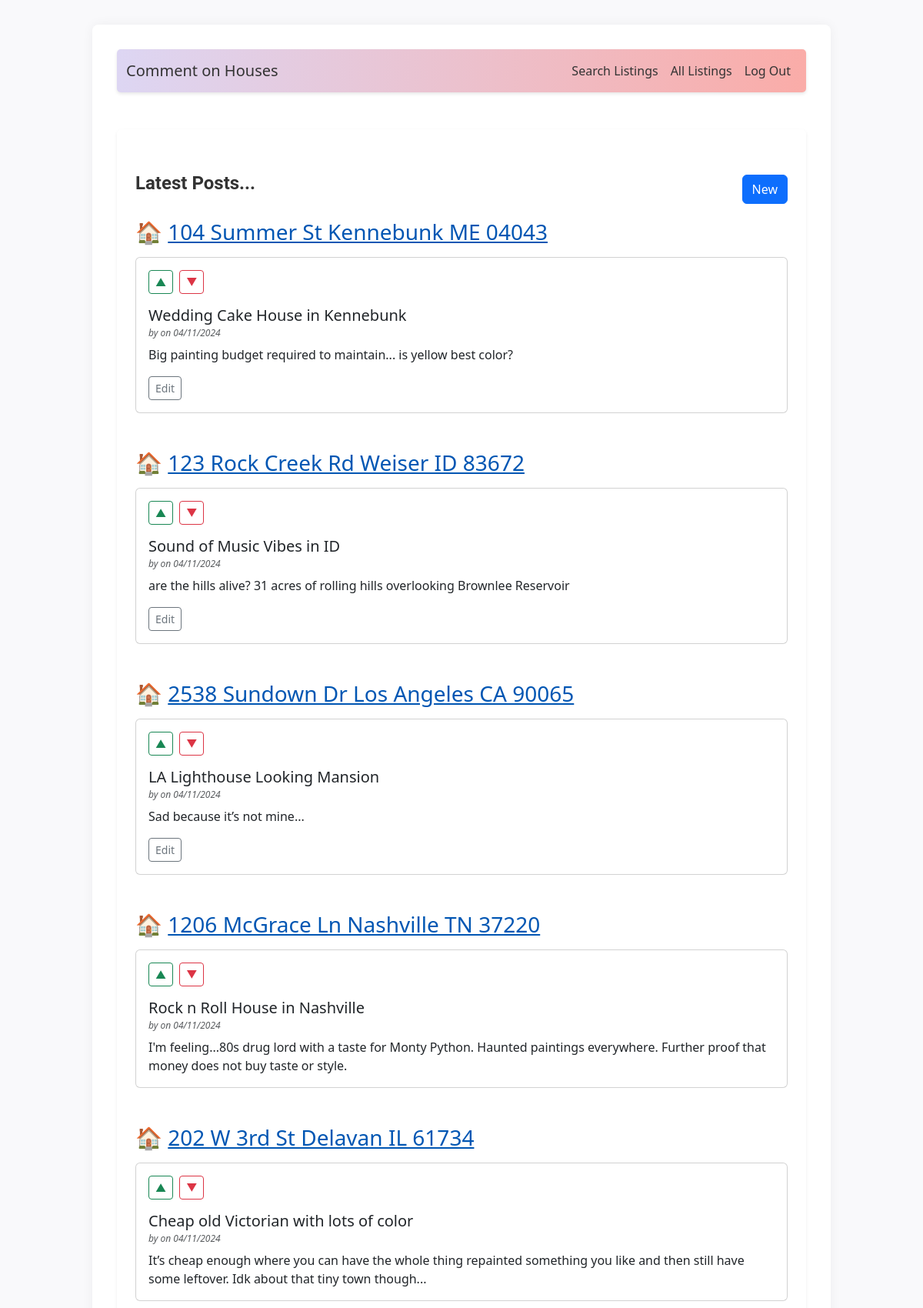
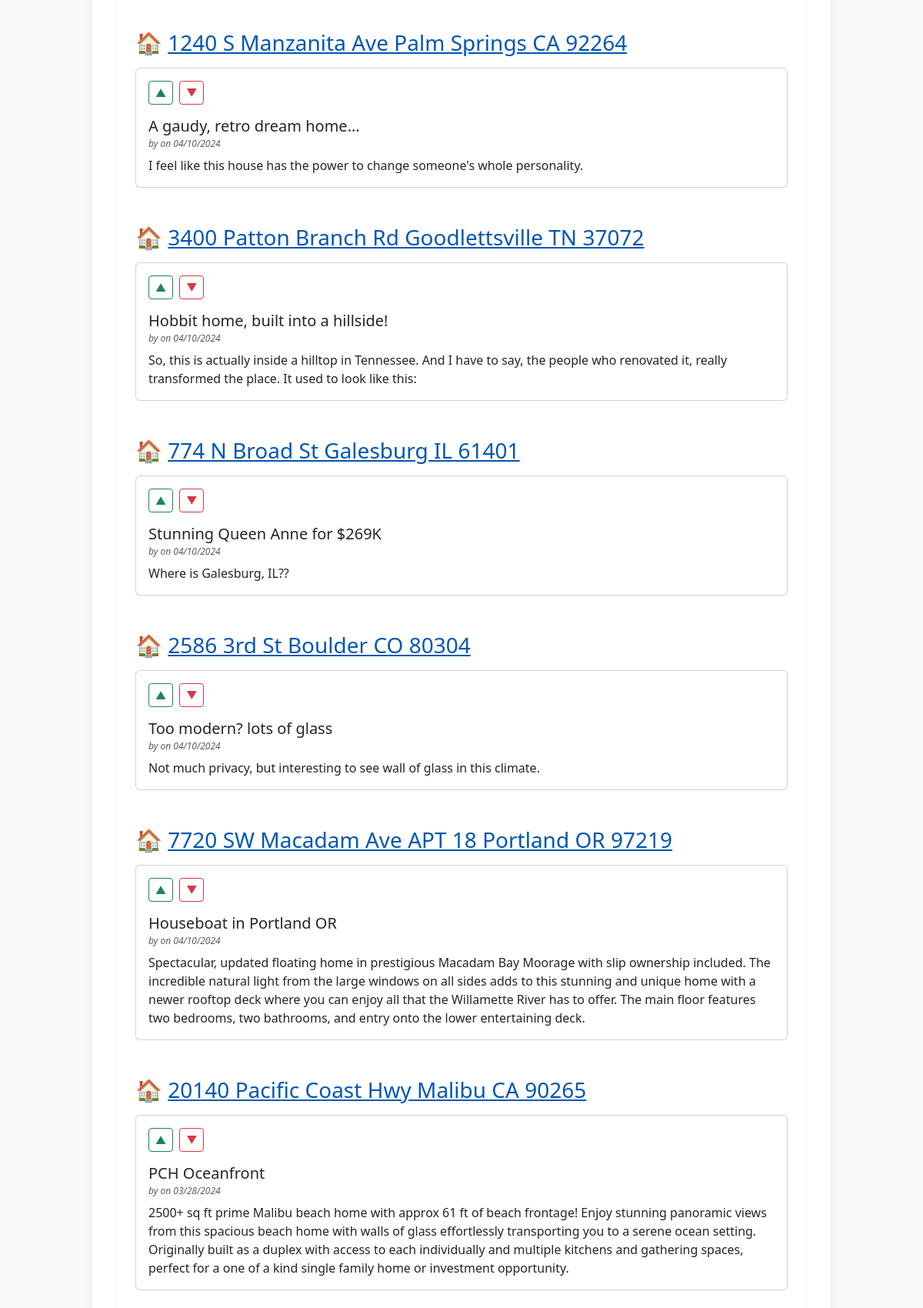
/search/results (signed in, upper part), run on the app's committed database (2 pictures, top to bottom).
### tables this page shows
CREATE TABLE post (
  id INTEGER PRIMARY KEY AUTOINCREMENT,
  author_id INTEGER NOT NULL,
  created TIMESTAMP NOT NULL DEFAULT CURRENT_TIMESTAMP,
  title TEXT NOT NULL,
  body TEXT NOT NULL,
  listing TEXT,
  state TEXT,
  FOREIGN KEY (author_id) REFERENCES user (id)
);

### flaskr/blog.py (the view, shortened to what this page needs)
@bp.route('/search/results', methods=['GET'])
def search_results():
    search_type = request.args.get('search_type')
    db = get_db()
    if search_type == 'state':
        state = request.args.get('state')
        query = 'SELECT * FROM post WHERE state = ? ORDER BY created DESC'
        params = (state,)
    else:
        query = 'SELECT * FROM post ORDER BY created DESC'
        params = ()
    posts = [dict(row) for row in db.execute(query, params).fetchall()]
    for post in posts:
        if post['listing']:
            parsed_address, state = parse_address_from_listing(post['listing'])
            post['parsed_address'] = parsed_address
            post['state'] = state
    grouped_posts = {k: list(v) for k, v in groupby(posts, key=itemgetter('parsed_address'))}
    return render_template('blog/index.html', grouped_posts=grouped_posts)

### flaskr/auth.py (called while the page is built)
@bp.before_app_request
def load_logged_in_user():
    user_id = session.get('user_id')
    if user_id is None:
        g.user = None
    else:
        g.user = get_db().execute(
            'SELECT * FROM user WHERE id = ?', (user_id,)
        ).fetchone()

### flaskr/blog.py (called while the page is built)
def parse_address_from_listing(listing_url):
    house_emoji = '\U0001F3E0'
    parts = listing_url.split('/')
    address_part = parts[4]
    address = address_part.replace('-', ' ')
    state = address[-8:-6]
    formatted_address = f"{house_emoji} <a href='{listing_url}' target='_blank'>{address}</a>"
    return formatted_address, state

### flaskr/db.py (called while the page is built)
def get_db():
    if 'db' not in g:
        g.db = sqlite3.connect(
            current_app.config['DATABASE'],
            detect_types=sqlite3.PARSE_DECLTYPES
        )
        g.db.row_factory = sqlite3.Row
    return g.db

### flaskr/templates/blog/index.html (shortened to what this page needs)
{% extends 'base.html' %}
{% block header %}
<div class="container mt-4">
  <div class="d-flex justify-content-between align-items-center">
    <h1 class="fw-bold">{% block title %}Latest Posts...{% endblock %}</h1>
    {% if g.user %}
      <a class="btn btn-primary" href="{{ url_for('blog.create') }}">New</a>
    {% endif %}
  </div>
</div>
{% endblock %}
{% block content %}
<div class="container mt-3">
  {% for listing, posts in grouped_posts.items() %}
    <section class="mb-5">
      <h2 class="mb-3">{{ posts[0].parsed_address|safe }}</h2>
      {% for post in posts %}
        <div class="card mb-3">
          <div class="card-body">
            <div class="d-flex align-items-center mb-3">
              <form action="{{ url_for('blog.vote') }}" method="post" class="me-2">
                <button type="submit" name="vote_type" value="1" class="btn btn-outline-success btn-sm">&#x25B2; </button>
              </form>
              <form action="{{ url_for('blog.vote') }}" method="post" class="me-2">
                <button type="submit" name="vote_type" value="-1" class="btn btn-outline-danger btn-sm">&#x25BC; </button>
              </form>
            </div>
            <h3 class="card-title smaller-size">{{ post['title'] }}</h3>
            <h6 class="card-subtitle mb-2 text-muted h6-reduce">
              <em>by {{ post['username'] }} on {{ post['created'].strftime('%m/%d/%Y') }}</em>
            </h6>
            <p class="card-text">{{ post['body'] }}</p>
            {% if g.user['id'] == post['author_id'] %}
              <a class="btn btn-outline-secondary btn-sm" href="{{ url_for('blog.update', id=post['id']) }}">Edit</a>
            {% endif %}
          </div>
        </div>
      {% endfor %}
    </section>
  {% endfor %}
</div>
{% endblock %}

### flaskr/static/style.css (style rules this page uses)
html { font-family: "Roboto", sans-serif; background: #f9f9fb; color: #424242; line-height: 1.6; }
body { max-width: 80vw; margin: 2rem auto; background: #fff; padding: 2rem; box-shadow: 0 0 15px rgba(0, 0, 0, 0.05); border-radius: 8px; }
h1 { font-family: 'Roboto'; color: #333; font-size: 1.5rem; margin: 1rem 0; margin-top: 0; align-self: center; font-weight: bold; }
h2 { font: 'Roboto'; font-size: 1.75rem; }
.smaller-size { font-size: 1.25rem; }
.h6-reduce { font-size: .75rem; }
a { color: #0056b3; text-decoration: underline; }

### data on the page
post: title "Wedding Cake House in Kennebunk", created "04/11/2024", body "Big painting budget required to maintain... is yellow best color?"
post: title "Sound of Music Vibes in ID", created "04/11/2024", body "are the hills alive? 31 acres of rolling hills overlooking Brownlee Reservoir"
post: title "LA Lighthouse Looking Mansion", created "04/11/2024", body "Sad because it’s not mine..."
post: title "Rock n Roll House in Nashville", created "04/11/2024", body "I'm feeling...80s drug lord with a taste for Monty Python. Haunted paintings everywhere. Further proof that money does not buy taste or style."
post: title "Cheap old Victorian with lots of color", created "04/11/2024", body "It’s cheap enough where you can have the whole thing repainted something you like and then still have some leftover. Idk about that tiny town though..."
post: title "A gaudy, retro dream home...", created "04/10/2024", body "I feel like this house has the power to change someone's whole personality."
post: title "Hobbit home, built into a hillside!", created "04/10/2024", body "So, this is actually inside a hilltop in Tennessee. And I have to say, the people who renovated it, really transformed the place. It used to look like this:"
post: title "Stunning Queen Anne for $269K", created "04/10/2024", body "Where is Galesburg, IL??"
post: title "Too modern? lots of glass", created "04/10/2024", body "Not much privacy, but interesting to see wall of glass in this climate."
post: title "Houseboat in Portland OR", created "04/10/2024", body "Spectacular, updated floating home in prestigious Macadam Bay Moorage with slip ownership included. The incredible natural light from the large windows on all sides adds to this stunning and unique home with a newer rooftop deck where you can enjoy all that the Willamette River has to offer. The main floor features two bedrooms, two bathrooms, and entry onto the lower entertaining deck."
post: title "PCH Oceanfront", created "03/28/2024", body "2500+ sq ft prime Malibu beach home with approx 61 ft of beach frontage! Enjoy stunning panoramic views from this spacious beach home with walls of glass effortlessly transporting you to a serene ocean setting. Originally built as a duplex with access to each individually and multiple kitchens and gathering spaces, perfect for a one of a kind single family home or investment opportunity."

### other printed values
{{ posts[0].parsed_address|safe }} "🏠 104 Summer St Kennebunk ME 04043" "🏠 123 Rock Creek Rd Weiser ID 83672" "🏠 2538 Sundown Dr Los Angeles CA 90065" "🏠 1206 McGrace Ln Nashville TN 37220" "🏠 202 W 3rd St Delavan IL 61734" "🏠 1240 S Manzanita Ave Palm Springs CA 92264" "🏠 3400 Patton Branch Rd Goodlettsville TN 37072" "🏠 774 N Broad St Galesburg IL 61401" "🏠 2586 3rd St Boulder CO 80304" "🏠 7720 SW Macadam Ave APT 18 Portland OR 97219" "🏠 20140 Pacific Coast Hwy Malibu CA 90265"
